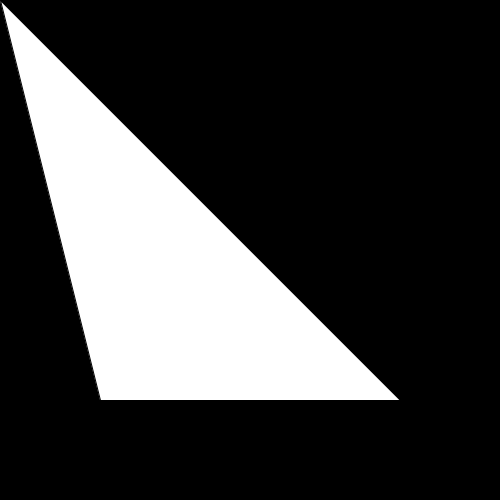
Frame 1 (no input)
Frame 60 (the mouse pressed at the canvas centre just before this capture): identical to frame 1, image omitted
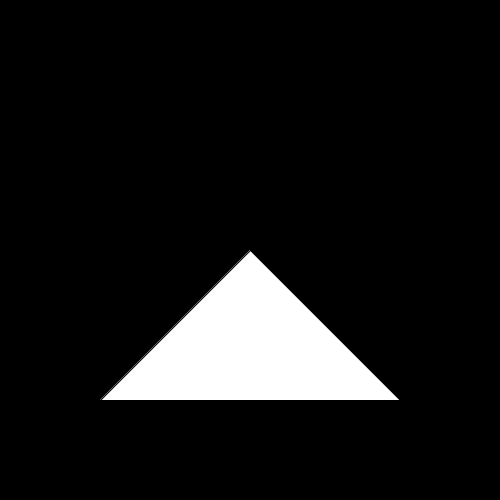
Frame 120 (the mouse held since frame 60 and released just before this capture)

The Processing sketch that drew these frames (run headless with seeded random() and noise(); from frame 60 on, the mouse is pressed at the canvas centre):

// Processing sketch: Triangle_things
// ── Triangle_things.pde
void setup() {
  size(500, 500);
}

void draw() {
  background(0);
  if (mouseY < 350) {
    triangle(100, 400, 400, 400, mouseX, mouseY);
  } else {
    triangle(100, 400, 400, 400, 250, 150);
  }
}
